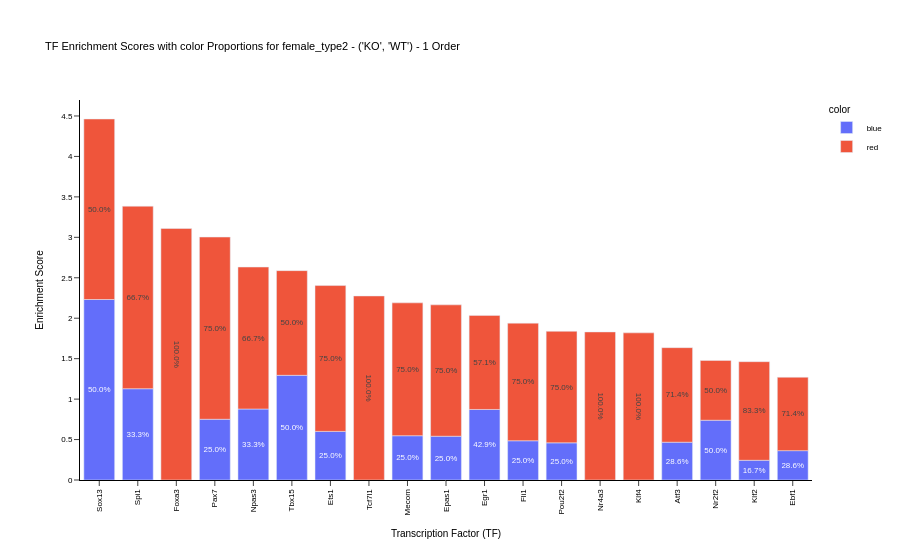

Notebook cell for this chart:
### Code cell
import plotly.express as px
import pandas as pd

# Compute color proportions per TF
slide_lf_enriched['color'] = slide_lf_enriched['target'].apply(lambda gene: 'red' if gene in positive_corr_names else ('blue' if gene in negative_corr_names else 'gray'))
color_histcounts = slide_lf_enriched.groupby('source')['color'].value_counts(normalize=True).unstack(fill_value=0)

# Initialize score map
tf_name_score = {key: None for key in color_histcounts.index.values}

# Fill score map
for entry in cc_dict[cluster_fusion][ord_tf]:
    tf, cond, score_val = entry[0][0], entry[1], entry[2][0]
    if tf in tf_name_score and cond == (1,):
        tf_name_score[tf] = score_val

# Filter and sort by score
sorted_data = sorted(
    [(v, k) for k, v in tf_name_score.items() if v is not None],
    reverse=True,
    key=lambda x: x[0]
)
if not sorted_data:
    raise ValueError("No valid TF scores found for plotting.")

score, tf_name = zip(*sorted_data)
score_series = pd.Series(score, index=tf_name, name='score')

# Subset color proportions in sorted TF order
color_proportions = color_histcounts.loc[list(tf_name)]

# Save original proportions for annotation
original_props = color_proportions.copy()

# Scale each color proportion by the score (so bar height = score)
scaled = color_proportions.mul(score_series, axis=0).reset_index()
scaled = scaled.rename(columns={'index': 'source'})

# Melt both DataFrames
melted_scaled = scaled.melt(id_vars='source', var_name='color', value_name='height')
melted_props = original_props.reset_index().melt(id_vars='source', var_name='color', value_name='proportion')

# Merge both for text labels
plot_df = melted_scaled.merge(melted_props, on=['source', 'color'])

# Format the text as percentages
plot_df['text'] = (plot_df['proportion'] * 100).round(1).astype(str) + '%'

# Plot
fig = px.bar(
    plot_df,
    x='source',
    y='height',
    color='color',
    text='text',  # <- Add text here
    labels={'height': 'Score-scaled Proportion', 'source': 'TF'},
    title=f'TF Enrichment Scores with color Proportions for {experiment} - {cluster_fusion} - {ord_tf} Order'
)

# Improve text visibility inside bars
fig.update_traces(textposition='inside', insidetextanchor='middle')

# Layout tweaks
fig.update_layout(
    xaxis_title='Transcription Factor (TF)',
    yaxis_title='Enrichment Score',
    xaxis_tickangle=-90,
    font=dict(family="Arial", size=8, color="black"),
    plot_bgcolor="rgba(0,0,0,0)",
    paper_bgcolor="white",
    xaxis=dict(showgrid=False, showline=True, linecolor='black', ticks='outside'),
    yaxis=dict(showgrid=False, showline=True, linecolor='black', ticks='outside')
)

fig.show()
fig.write_image(f"{out_path}/figures/0_7_TF_Enrichment_Scores_with_color_Proportions_{ord_tf}_TFs_{cluster_fusion}_{experiment}.svg", format='svg')

### Figure 1 — Plotly figure (JSON) as saved in the notebook; plotly's stock layout.template omitted (floating-point values rounded to 4 significant figures)
{"data": [{"hovertemplate": "color=blue<br>TF=%{x}<br>Score-scaled Proportion=%{y}<br>text=%{text}<extra></extra>", "insidetextanchor": "middle", "legendgroup": "blue", "marker": {"color": "#636efa", "pattern": {"shape": ""}}, "name": "blue", "orientation": "v", "showlegend": true, "text": ["50.0%", "33.3%", "0.0%", "25.0%", "33.3%", "50.0%", "25.0%", "0.0%", "25.0%", "25.0%", "42.9%", "25.0%", "25.0%", "0.0%", "0.0%", "28.6%", "50.0%", "16.7%", "28.6%"], "textposition": "inside", "type": "bar", "x": ["Sox13", "Spi1", "Foxa3", "Pax7", "Npas3", "Tbx15", "Ets1", "Tcf7l1", "Mecom", "Epas1", "Egr1", "Fli1", "Pou2f2", "Nr4a3", "Klf4", "Atf3", "Nr2f2", "Klf2", "Ebf1"], "xaxis": "x", "y": [2.231, 1.128, 0.0, 0.7508, 0.8775, 1.294, 0.601, 0.0, 0.5474, 0.5413, 0.8721, 0.4848, 0.4596, 0.0, 0.0, 0.4674, 0.7389, 0.2438, 0.3629], "yaxis": "y"}, {"hovertemplate": "color=red<br>TF=%{x}<br>Score-scaled Proportion=%{y}<br>text=%{text}<extra></extra>", "insidetextanchor": "middle", "legendgroup": "red", "marker": {"color": "#EF553B", "pattern": {"shape": ""}}, "name": "red", "orientation": "v", "showlegend": true, "text": ["50.0%", "66.7%", "100.0%", "75.0%", "66.7%", "50.0%", "75.0%", "100.0%", "75.0%", "75.0%", "57.1%", "75.0%", "75.0%", "100.0%", "100.0%", "71.4%", "50.0%", "83.3%", "71.4%"], "textposition": "inside", "type": "bar", "x": ["Sox13", "Spi1", "Foxa3", "Pax7", "Npas3", "Tbx15", "Ets1", "Tcf7l1", "Mecom", "Epas1", "Egr1", "Fli1", "Pou2f2", "Nr4a3", "Klf4", "Atf3", "Nr2f2", "Klf2", "Ebf1"], "xaxis": "x", "y": [2.231, 2.256, 3.109, 2.252, 1.755, 1.294, 1.803, 2.275, 1.642, 1.624, 1.163, 1.454, 1.379, 1.83, 1.819, 1.168, 0.7389, 1.219, 0.9072], "yaxis": "y"}], "layout": {"barmode": "relative", "font": {"color": "black", "family": "Arial", "size": 8}, "legend": {"title": {"text": "color"}, "tracegroupgap": 0}, "paper_bgcolor": "white", "plot_bgcolor": "rgba(0,0,0,0)", "title": {"text": "TF Enrichment Scores with color Proportions for female_type2 - ('KO', 'WT') - 1 Order"}, "xaxis": {"anchor": "y", "domain": [0, 1], "linecolor": "black", "showgrid": false, "showline": true, "tickangle": -90, "ticks": "outside", "title": {"text": "Transcription Factor (TF)"}}, "yaxis": {"anchor": "x", "domain": [0, 1], "linecolor": "black", "showgrid": false, "showline": true, "ticks": "outside", "title": {"text": "Enrichment Score"}}}}
